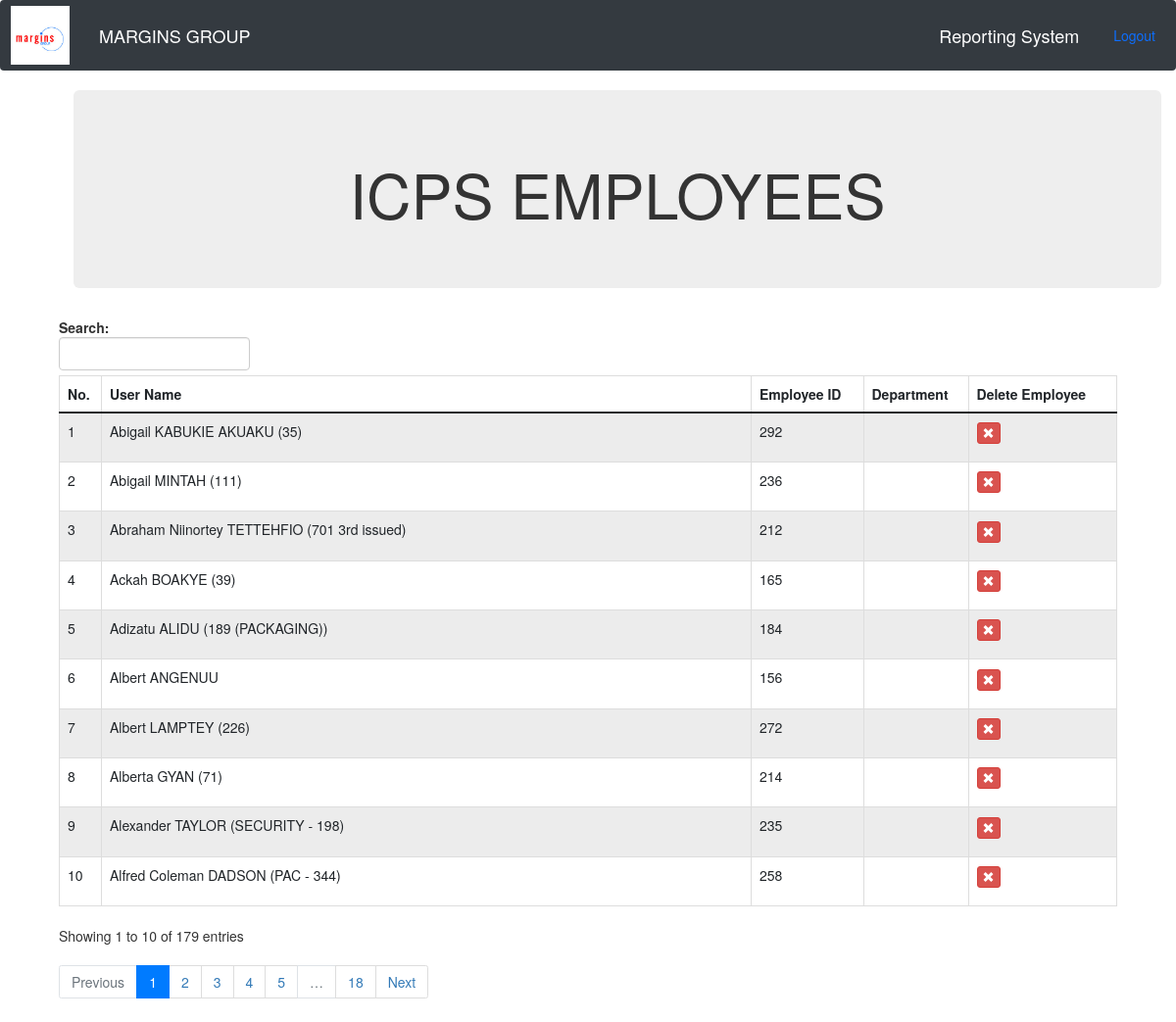
Page /employees/icps (signed in) on the committed database.
### margins/models.py (models this page shows)
class ICPSEmployee(models.Model):
    name = models.CharField(max_length=80, unique=True, blank=True, null=True)
    user_policy = models.CharField(max_length=80)
    employee_id = models.IntegerField(blank=True, null=True)
    department = models.CharField(max_length=80)
    comment = models.CharField(max_length=100, blank=True, null=True)
    date = models.DateField(blank=True, null=True)
    timein = models.CharField(max_length=80, blank=True, null=True)
    timeout = models.CharField(max_length=80, blank=True, null=True)
    regular = models.CharField(max_length=20, blank=True, null=True)
    ot = models.CharField(max_length=20, blank=True, null=True)
    total = models.CharField(max_length=20, blank=True, null=True)
    def __str__(self):
        return self.name

### margins/views.py (the view)
# urls.py: path('employees/icps', views.icps_employees, name="icps_employees"),
@login_required(login_url='login')
def icps_employees(request):
    users = ICPSEmployee.objects.all().order_by('name')
    index = 0
    for i in users:
        index += 1
        i.comment = index
    return render(request, "icps/icps_employees.html", {'users': users})

### templates/icps/icps_employees.html (shortened to what this page needs)
{% extends "octagon/report_base.html" %}
{% load static %}
{% block content %}
 <div class="col-md-12">
 <div class="container" style="text-align: center">
    <div class="jumbotron jumbotron-fluid">
      <div class="container">
        <h1 class="display-4">ICPS EMPLOYEES </h1>
      </div>
    </div>
</div>
        <div class="table-responsive">
  <table id="bootstrapdatatable" class="table table-striped table-bordered" width="100%">
            <thead>
                <th>No.</th>
                <th>User Name</th>
                <th>Employee ID</th>
                <th>Department</th>
                <th>Delete Employee</th>
             </thead>
   <tbody>
   {% for user in users %}
    <tr>
     <td>{{ user.comment}}</td>
     <td>{{ user}}</td>
     <td>{{ user.id }}</td>
     <td>{{ user.department }}</td>
     <td><p data-placement="top" data-toggle="tooltip" title="Delete Employee"><a href="{% url 'delete_icps_employee' user.pk %}" class="btn btn-danger btn-xs" data-title="Delete Employee" data-toggle="modal" data-target="#deactivate_user" ><span class="glyphicon glyphicon-remove"></span></a></p></td>
    </tr>
   {% endfor %}
   </tbody>
  </table>
        </div>
    </div>
{% endblock content %}

### templates/octagon/report_base.html (shortened to what this page needs)
<!DOCTYPE html>
<html lang="en">
<head>
{% include 'navbar.html' %}
<link href="http://maxcdn.bootstrapcdn.com/bootstrap/3.3.0/css/bootstrap.min.css" rel="stylesheet" id="bootstrap-css">
</head>
<body>
   <div class="container">
      {% block content %}{% endblock %}
   </div>
</body>
</html>

### templates/navbar.html (shortened to what this page needs)
{% load static %}
<link href="https://cdn.jsdelivr.net/npm/bootstrap@5.0.0-beta2/dist/css/bootstrap.min.css" rel="stylesheet">
<link rel="stylesheet" href="https://cdn.materialdesignicons.com/4.8.95/css/materialdesignicons.min.css">
<link rel="stylesheet" href="https://stackpath.bootstrapcdn.com/bootstrap/4.4.1/css/bootstrap.min.css">
<link href="/docs/5.0/dist/css/bootstrap.min.css" rel="stylesheet">
<nav class="fixed-top navbar navbar-expand-lg navbar-dark bg-dark " >
   <a  href="#"><img src="{% static 'images/margins.png' %}"></a>
  <div class="collapse navbar-collapse" id="navbarNav">
    <ul class="navbar-nav">
        {% if user.is_authenticated %}
           <a class="navbar-brand" href="#"> MARGINS GROUP </a>
        {% else %}
            <a class="navbar-brand" href="#"> MARGINS GROUP </a>
        {% endif %}
    </ul>
  </div>
  <div>
      {% if user.is_staff %}
          <a class="navbar-brand" href="{% url 'home' %}">Reporting System </a>
      {% else %}
          <a class="navbar-brand" href="{% url 'options' %}">Reporting System </a>
      {% endif %}
  </div>
  {% if user.is_authenticated %}
      <a class="nav-item nav-link" href="{% url 'logout' %}">Logout</a>
  {% endif %}
</nav>

### rows in the picture
ICPSEmployee: comment "1", name "Abigail KABUKIE AKUAKU (35)", id "292"
ICPSEmployee: comment "2", name "Abigail MINTAH (111)", id "236"
ICPSEmployee: comment "3", name "Abraham Niinortey TETTEHFIO (701 3rd issued)", id "212"
ICPSEmployee: comment "4", name "Ackah BOAKYE (39)", id "165"
ICPSEmployee: comment "5", name "Adizatu ALIDU (189 (PACKAGING))", id "184"
ICPSEmployee: comment "6", name "Albert ANGENUU", id "156"
ICPSEmployee: comment "7", name "Albert LAMPTEY (226)", id "272"
ICPSEmployee: comment "8", name "Alberta GYAN (71)", id "214"
ICPSEmployee: comment "9", name "Alexander TAYLOR (SECURITY - 198)", id "235"
ICPSEmployee: comment "10", name "Alfred Coleman DADSON (PAC - 344)", id "258"
